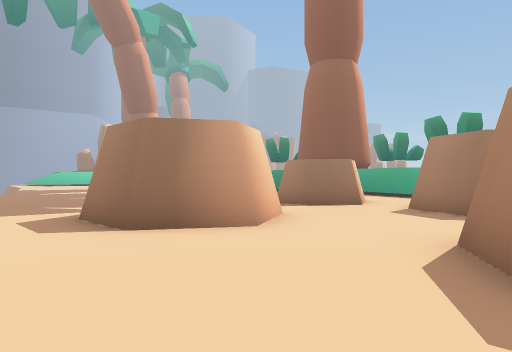
View 1 (above)

24 first-person views from a walk through a scene from a Unity 3-D project. The camera is 1.4 m above the floor, looks level and sees 70° across. The floor is counted in squares, 2 m on a side. Each view is taken from the middle of a square. On the plan, view 1 faces up. The plan holds only what a view shows up to about 11 squares ahead; the rest is blank. The place goes on beyond the plan. Some surface patterns are stand-ins.

View 2
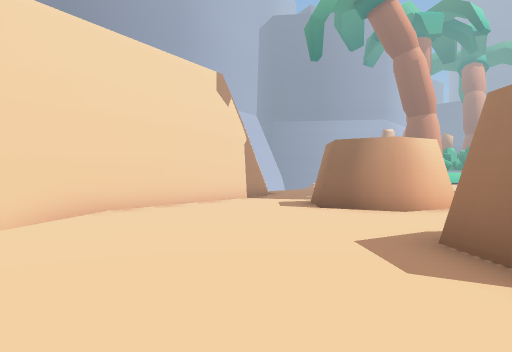

View 3
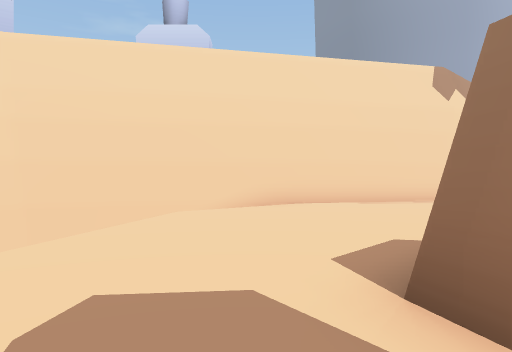

View 4
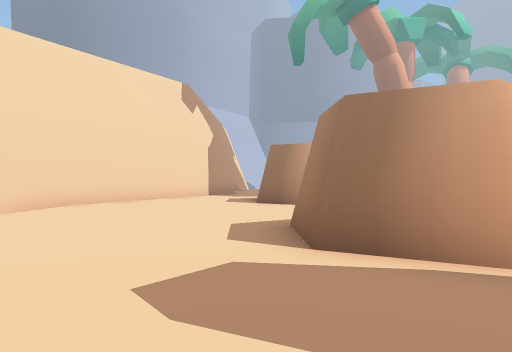

View 5
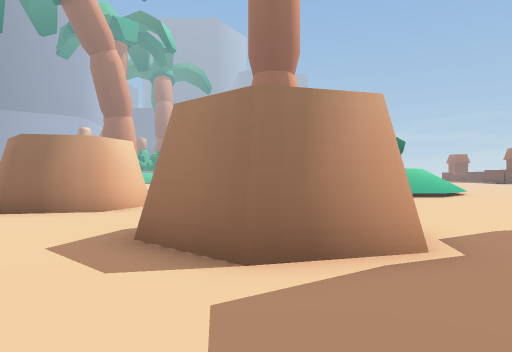

View 6
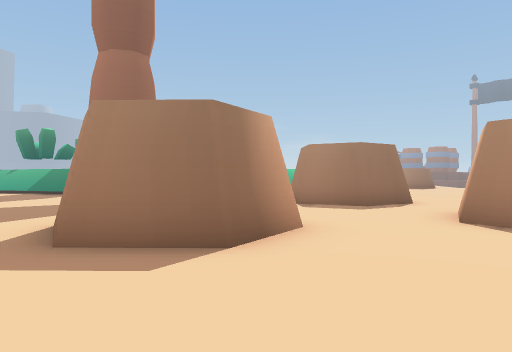

View 7
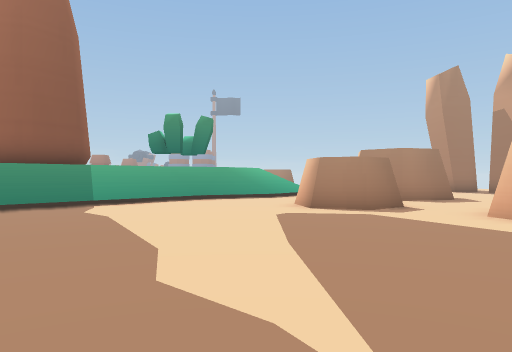

View 8
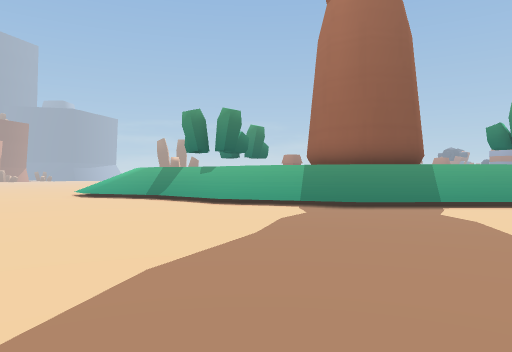

View 9
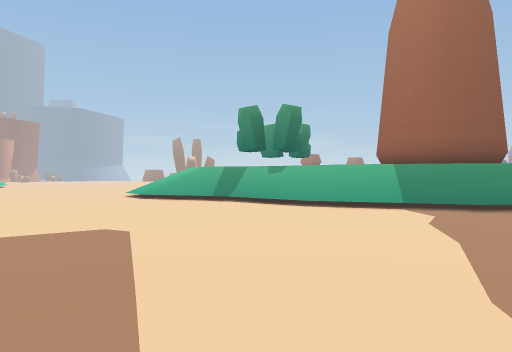

View 10
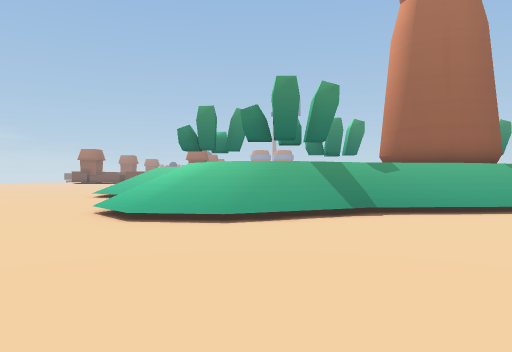

View 11
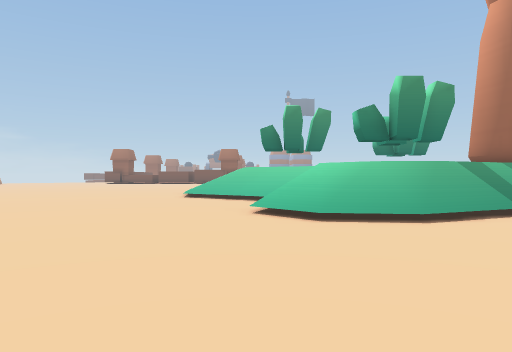

View 12
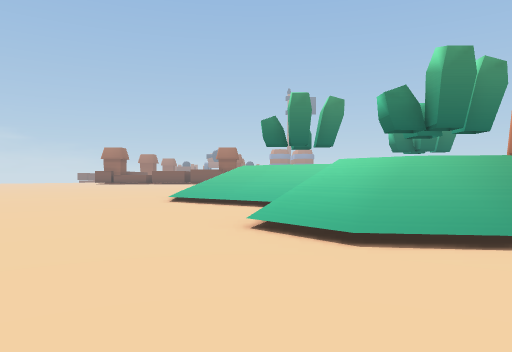

View 13
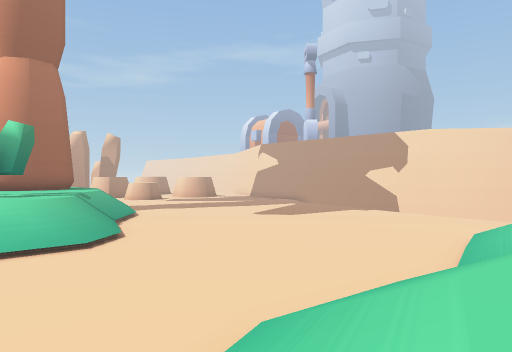

View 14
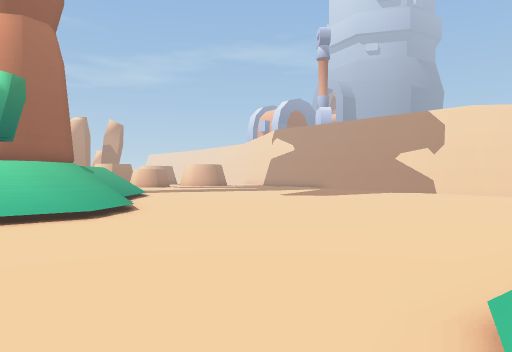

View 15
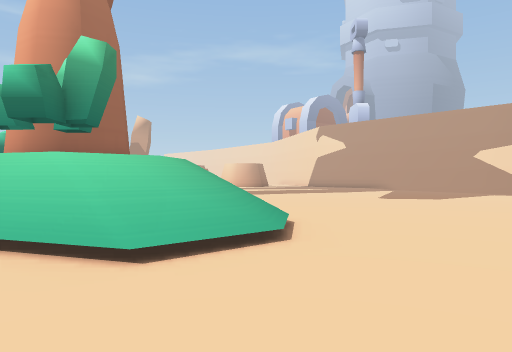

View 16
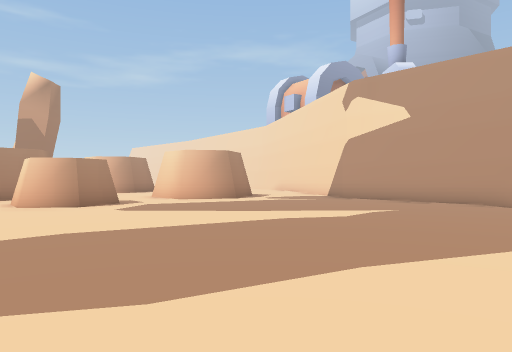

View 17
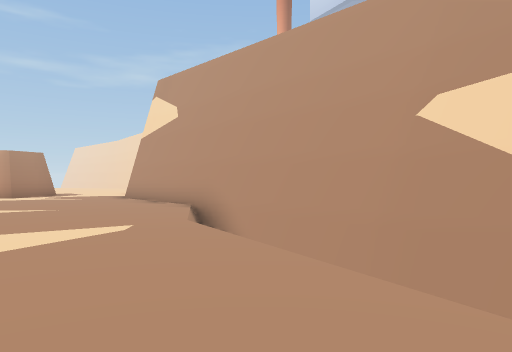

View 18
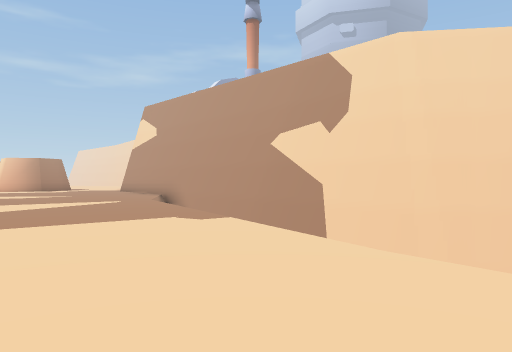

View 19
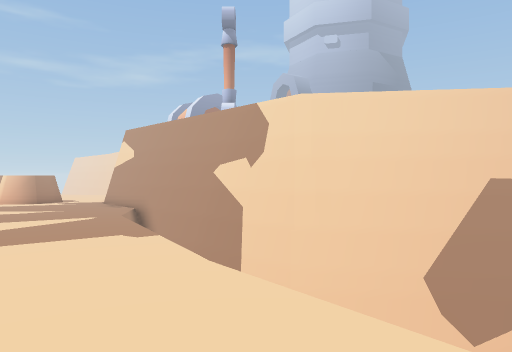

View 20
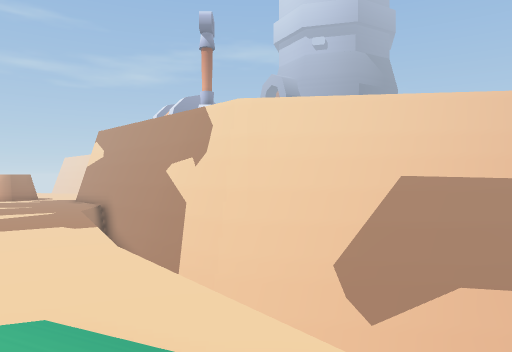

View 21
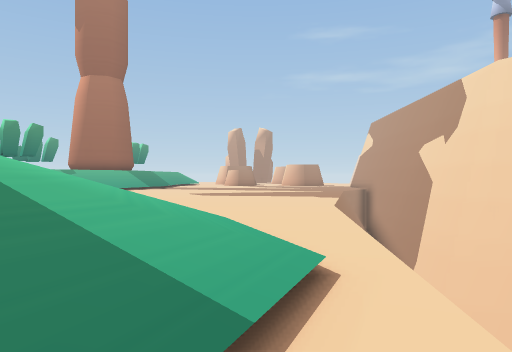

View 22
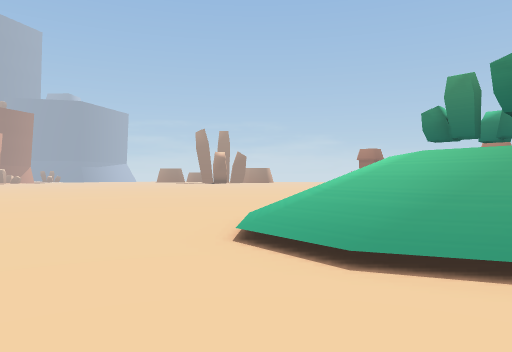

View 23
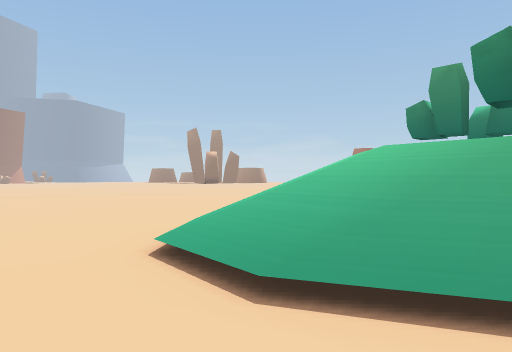

View 24
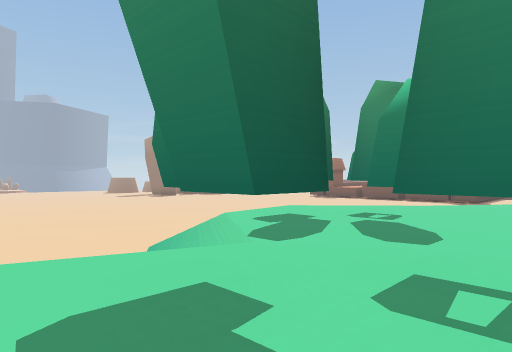

### Floor plan
Key: @ floor where view 1 was taken; # wall or solid block; x gap in a wall; . main floor; : floor 2 m higher than the main floor; / step, stairs or slope; v drop or lower ground; O other object.
Columns run from 22 left of view 1 to 5 right of it. Each row starts with its distance up from view 1.
 37                    ...
 36                    .... ..
 35                 /  .........
 34                    .........
 33               :/// .........
 32               ///...........
 31              ////...........
 30             ///...........//
 29             //...........//
 28     .///   //........//.///:
 27      ////  /........//////:O
 26     v.///  /........///://:#
 25      v.// ..........//::#:::
 24       v.............//:#OO::
 23        v.............// ::
 22        v.............//
 21         v............//
 20          v...........//: ###
 19 vvvvvvv  v............// #
 18 ###vvvvvv v...........//:##
 17  #######v  ...........///:
 16        ##v v...........///:
 15         ##v v...........///
 14          ##vv............./
 13           ##vv............/
 12            ##v.............
 11             ##.............
 10              #.........##..
  9              ##........##..#
  8               ##..........##
  7                  ...###...#
  6                  ...###...##
  5                 #...###.....
  4                 ##.......##
  3                  #......###x
  2                  #......###.
  1                  #.......#..
  0                  ##...@.....
 -1                   #v.......
 -2                   #vvvv... .
 -3                   #v
 -4                   ##
 -5                    #v

Where each view was taken, in squares from view 1:
view 1: 0 up, 0 right, facing up
view 2: 2 down, 3 right, facing up-left
view 3: 0 up, 5 right, facing left
view 4: 2 down, 5 right, facing up-left
view 5: 2 down, 3 right, facing up
view 6: 2 up, 4 left, facing up-right
view 7: 12 up, 7 left, facing right
view 8: 13 up, 7 left, facing up-right
view 9: 15 up, 8 left, facing up-right
view 10: 25 up, 8 left, facing right
view 11: 28 up, 8 left, facing right
view 12: 28 up, 6 left, facing right
view 13: 35 up, 6 left, facing down
view 14: 33 up, 5 left, facing down
view 15: 31 up, 2 left, facing down
view 16: 19 up, 3 left, facing down
view 17: 19 up, 10 left, facing down
view 18: 24 up, 12 left, facing down
view 19: 27 up, 14 left, facing down
view 20: 28 up, 16 left, facing down
view 21: 28 up, 18 left, facing down-right
view 22: 24 up, 5 left, facing up-right
view 23: 24 up, 4 left, facing up-right
view 24: 23 up, 0 right, facing up-right
